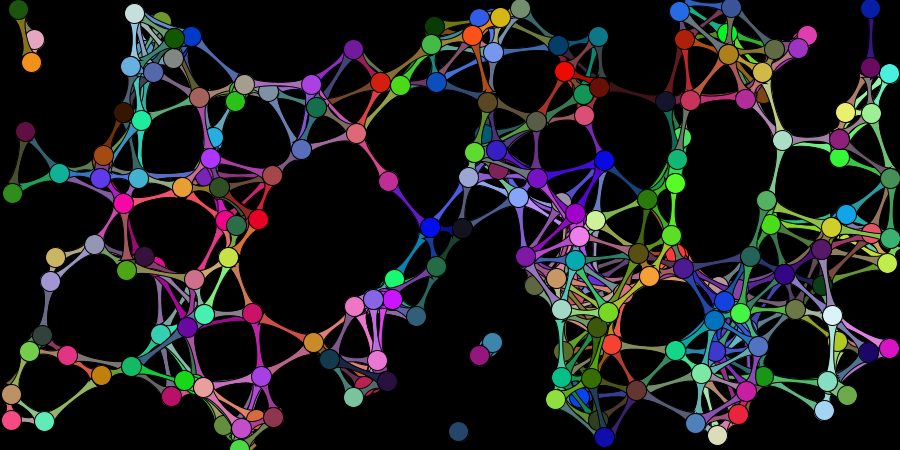
Frame 1 (no input)
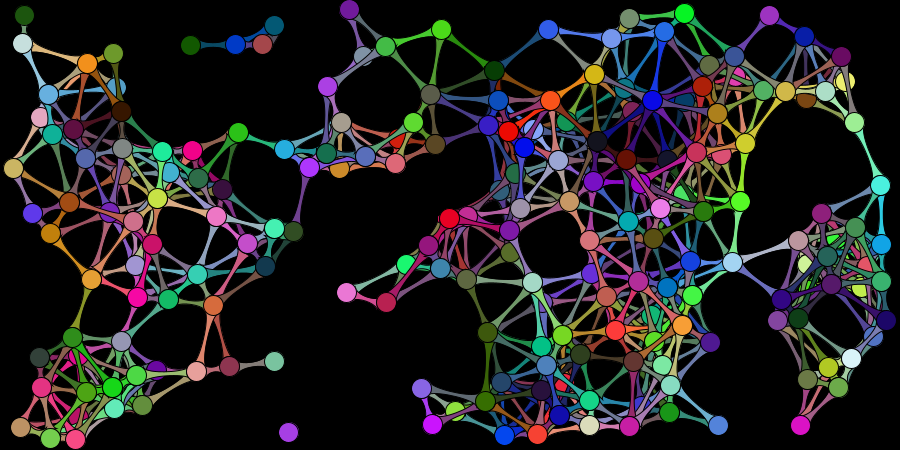
Frame 60 (the mouse pressed at the canvas centre just before this capture)
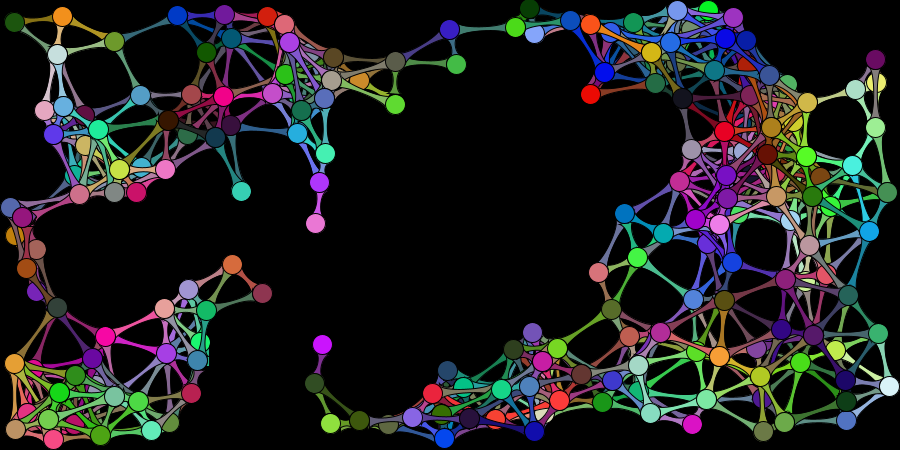
Frame 120 (the mouse held since frame 60 and released just before this capture)

The Processing sketch that drew these frames (run headless with seeded random() and noise(); from frame 60 on, the mouse is pressed at the canvas centre):

// Processing sketch: processing_27780
// ── processing_27780.pde

int tam=200;
float tu=1,dista_max=7,radio=10;
particula[] p = new particula[tam];
void setup()
{
  size(900,450);
  for(int i=0;i<tam;i++)
    p[i] = new particula(random(width),random(height),random(-3,3),random(-3,3),radio,p,color(random(255),random(255),random(255)),i);
  dista_max*=p[0].r;
}
void draw()
{
  background(0);
  if(mousePressed)
    {
      for(int i=0;i<tam;i++)
      {
        PVector d = new PVector(p[i].pos[0],p[i].pos[1]);
        d.x-=mouseX+random(-10,10);
        d.y-=mouseY+random(-50,50);
       if(d.mag()<100)
       {
          float tu=d.mag();
          tu*=0.01;
          float angulo = atan2(p[i].pos[1]-mouseY,p[i].pos[0]-mouseX);
          p[i].vel[0]+=cos(angulo)*tu;
          p[i].vel[1]+=sin(angulo)*tu;
       }
      }
    }
  for(int i=0;i<tam;i++)
  {
    p[i].pared();
    p[i].mover();
    p[i].pintar();
    p[i].colision();
    p[i].pintar();
  }
}
class particula
{
  float[] pos = new float[2],vel = new float[2];
  float r;
  particula[] o;
  int id,grupo;
  color col;
  particula(float px,float py,float vx,float vy,float r_,particula[] o_,color c,int id_)
  {
    pos[0]=px;
    pos[1]=py;
    vel[0]=vx;
    vel[1]=vy;
    r=r_;
    o=o_;
    col=c;
    id=id_;
  }
  void mover()
  {
    pos[0]+=vel[0];
    pos[1]+=vel[1];
  }
  void pared()
  {
    if(pos[0]-r<0)
    {
      vel[0]*=-1;
      pos[0]=r;
    }
    if(pos[0]+r>width)
    {
      vel[0]*=-1;
      pos[0]=width-r;
    }
    if(pos[1]-r<0)
    {
      vel[1]*=-1;
      pos[1]=r;
    }
    if(pos[1]+r>height)
    {
      vel[1]*=-1;
      pos[1]=height-r;
    }
  }
  void pintar()
  {
    //stroke(col);
    fill(col);
    ellipse(pos[0],pos[1],r*2,r*2);
  }
  void colision()
  {
    for(int i=id+1;i<o.length;i++)
    {
      float dx = o[i].pos[0]-pos[0];
      float dy = o[i].pos[1]-pos[1];
      float dis = sqrt(dx*dx + dy*dy);
      float angulo = atan2(dy,dx);
      float angulo1 = atan2(-dy,-dx);
      float e = map(dis,2*r,dista_max,1,180);
      //bezier(pos[0]+r*cos(angulo+PI/e+PI/4),pos[1]+r*sin(angulo+PI/e+PI/4),pos[0]+r*cos(angulo+PI/e),pos[1]+r*sin(angulo+PI/e),o[i].pos[0]+o[i].r*cos(angulo1-PI/e),o[i].pos[1]+o[i].r*sin(angulo1-PI/e),o[i].pos[0]+o[i].r*cos(angulo1-PI/e-PI/4),o[i].pos[1]+o[i].r*sin(angulo1-PI/e-PI/4));
      //bezier(pos[0]+r*cos(angulo-PI/e-PI/4),pos[1]+r*sin(angulo-PI/e-PI/4),pos[0]+r*cos(angulo-PI/e),pos[1]+r*sin(angulo-PI/e),o[i].pos[0]+o[i].r*cos(angulo1+PI/e+PI/4),o[i].pos[1]+o[i].r*sin(angulo1+PI/e),o[i].pos[0]+o[i].r*cos(angulo1+PI/e+PI/4),o[i].pos[1]+o[i].r*sin(angulo1+PI/e+PI/4));

      if(dis<r+o[i].r)
      {
        fill(int((red(col)+red(o[i].col))/2),int((green(col)+green(o[i].col))/2),int((blue(col)+blue(o[i].col))/2));
        vel[0]-=cos(angulo)*tu;
        vel[1]-=sin(angulo)*tu;
        o[i].vel[0]+=cos(angulo)*tu;
        o[i].vel[1]+=sin(angulo)*tu;
        pos[0]-=(r*2-dis)*cos(angulo);
        pos[1]-=(r*2-dis)*sin(angulo);
        beginShape();
        vertex(pos[0]+r*cos(angulo-PI/4),pos[1]+r*sin(angulo-PI/4));
        vertex(pos[0]+r*cos(angulo+PI/4),pos[1]+r*sin(angulo+PI/4));
        vertex(o[i].pos[0]+o[i].r*cos(angulo+PI/4),o[i].pos[1]+o[i].r*sin(angulo+PI/4));
        vertex(o[i].pos[0]+o[i].r*cos(angulo-PI/4),o[i].pos[1]+o[i].r*sin(angulo-PI/4));
        vertex(pos[0]+r*cos(angulo-PI/4),pos[1]+r*sin(angulo-PI/4));
        endShape();
      }
      else
      {
        if(dis<dista_max)
        {
        fill(int((red(col)+red(o[i].col))/2),int((green(col)+green(o[i].col))/2),int((blue(col)+blue(o[i].col))/2));
        beginShape();
        vertex(pos[0]+r*cos(angulo+PI/e+PI/4),pos[1]+r*sin(angulo+PI/e+PI/4));
        bezierVertex(pos[0]+r*cos(angulo+PI/e),pos[1]+r*sin(angulo+PI/e),o[i].pos[0]+o[i].r*cos(angulo1-PI/e),o[i].pos[1]+o[i].r*sin(angulo1-PI/e),o[i].pos[0]+o[i].r*cos(angulo1-PI/e-PI/4),o[i].pos[1]+o[i].r*sin(angulo1-PI/e-PI/4));
        vertex(o[i].pos[0]+o[i].r*cos(angulo1+PI/e+PI/4),o[i].pos[1]+o[i].r*sin(angulo1+PI/e+PI/4));
        bezierVertex(o[i].pos[0]+o[i].r*cos(angulo1+PI/e),o[i].pos[1]+o[i].r*sin(angulo1+PI/e),pos[0]+r*cos(angulo-PI/e),pos[1]+r*sin(angulo-PI/e),pos[0]+r*cos(angulo-PI/e-PI/4),pos[1]+r*sin(angulo-PI/e-PI/4));
        vertex(pos[0]+r*cos(angulo+PI/e+PI/4),pos[1]+r*sin(angulo+PI/e+PI/4));
        endShape();
        }
      }
    }
  }
}
